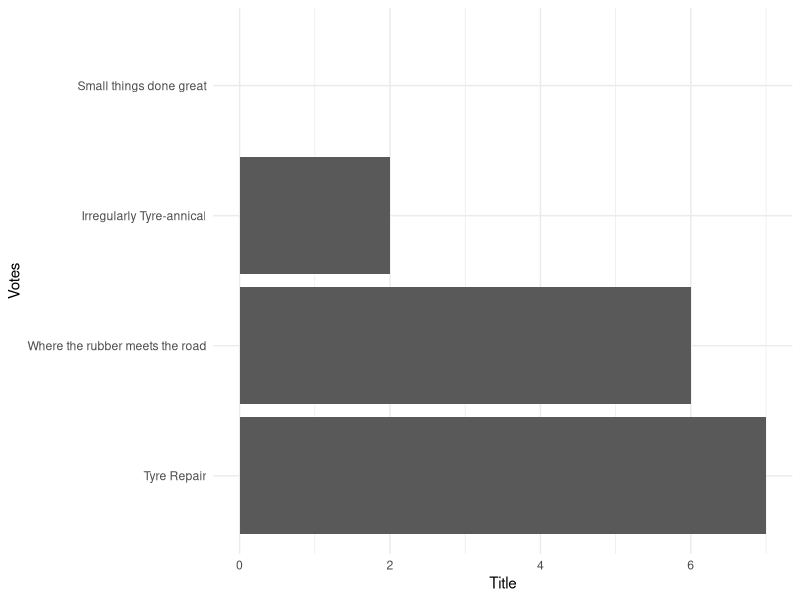

R code for this plot:
## ---- chunk 1
library("tidyverse")
poll <- tribble(
  ~Title, ~votes,
  "Irregularly Tyre-annical", 2,
  "Tyre Repair", 7,
  "Small things done great", 0,
  "Where the rubber meets the road", 6
)
ggplot(data = poll, aes(x=reorder(Title,-votes), y = votes)) + 
  geom_col() +
  theme_minimal() + 
  coord_flip() + 
  labs(y = "Title", x = "Votes")
## ---- chunk 2

